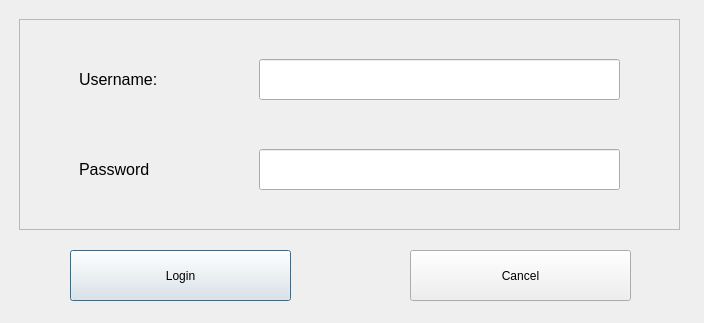
<?xml version="1.0" encoding="UTF-8"?>
<ui version="4.0">
 <class>AdminLogin</class>
 <widget class="QDialog" name="AdminLogin">
  <property name="geometry">
   <rect>
    <x>0</x>
    <y>0</y>
    <width>704</width>
    <height>323</height>
   </rect>
  </property>
  <property name="windowTitle">
   <string>Dialog</string>
  </property>
  <widget class="QFrame" name="frame">
   <property name="geometry">
    <rect>
     <x>19</x>
     <y>19</y>
     <width>661</width>
     <height>211</height>
    </rect>
   </property>
   <property name="frameShape">
    <enum>QFrame::StyledPanel</enum>
   </property>
   <property name="frameShadow">
    <enum>QFrame::Sunken</enum>
   </property>
   <widget class="QLabel" name="label">
    <property name="geometry">
     <rect>
      <x>60</x>
      <y>40</y>
      <width>81</width>
      <height>41</height>
     </rect>
    </property>
    <property name="text">
     <string>&lt;html&gt;&lt;head/&gt;&lt;body&gt;&lt;p&gt;&lt;span style=&quot; font-size:12pt;&quot;&gt;Username:&lt;/span&gt;&lt;/p&gt;&lt;/body&gt;&lt;/html&gt;</string>
    </property>
   </widget>
   <widget class="QLabel" name="label_2">
    <property name="geometry">
     <rect>
      <x>60</x>
      <y>130</y>
      <width>71</width>
      <height>41</height>
     </rect>
    </property>
    <property name="text">
     <string>&lt;html&gt;&lt;head/&gt;&lt;body&gt;&lt;p&gt;&lt;span style=&quot; font-size:12pt;&quot;&gt;Password:&lt;/span&gt;&lt;/p&gt;&lt;/body&gt;&lt;/html&gt;</string>
    </property>
   </widget>
   <widget class="QLineEdit" name="usernameEdit">
    <property name="geometry">
     <rect>
      <x>240</x>
      <y>40</y>
      <width>361</width>
      <height>41</height>
     </rect>
    </property>
   </widget>
   <widget class="QLineEdit" name="passwordEdit">
    <property name="geometry">
     <rect>
      <x>240</x>
      <y>130</y>
      <width>361</width>
      <height>41</height>
     </rect>
    </property>
    <property name="echoMode">
     <enum>QLineEdit::Password</enum>
    </property>
   </widget>
  </widget>
  <widget class="QPushButton" name="tryLoginBtn">
   <property name="geometry">
    <rect>
     <x>70</x>
     <y>250</y>
     <width>221</width>
     <height>51</height>
    </rect>
   </property>
   <property name="text">
    <string>Login</string>
   </property>
  </widget>
  <widget class="QPushButton" name="cancelBtn">
   <property name="geometry">
    <rect>
     <x>410</x>
     <y>250</y>
     <width>221</width>
     <height>51</height>
    </rect>
   </property>
   <property name="text">
    <string>Cancel</string>
   </property>
  </widget>
 </widget>
 <resources/>
 <connections/>
</ui>
